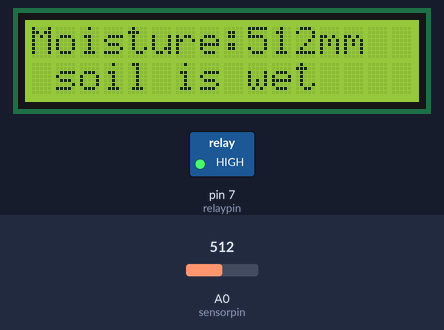
The sketch below on a simulated Arduino Uno, built with avr-gcc and run on an emulated ATmega328P. Parts: 16×2 character LCD, switched loads named in the sketch (green lamp = pin HIGH). The test bench sets the inputs (shaded band); at power-on: A0 (sensorpin) = 512.

Above: at 6.2 s.
6.3 s: A0 (sensorpin) set to 685
At 7.4 s:
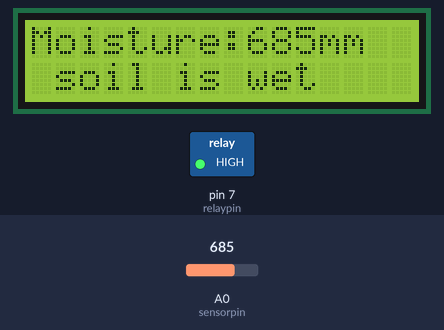
9.0 s: A0 (sensorpin) set to 717
At 9.9 s:
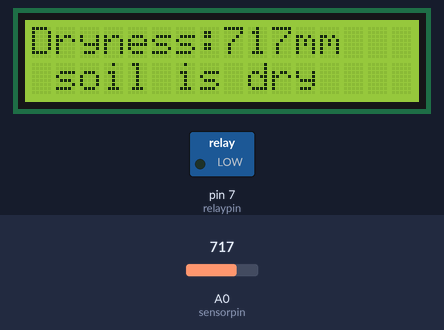
11.7 s: A0 (sensorpin) set to 690
At 13.7 s:
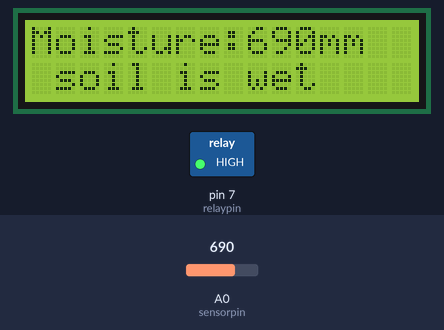
Timing chart, 0 to 15.2 s (numbered marks = the images above; inputs shaded):
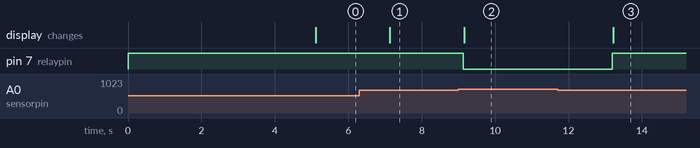

The sketch:

irrigation_system.ino
```cpp
#include <Wire.h>
#include <LiquidCrystal_I2C.h>

LiquidCrystal_I2C lcd(0x27, 16, 2);

int sensorpin = A0;
int relaypin = 7;
int threshold=700;

void setup() {
  pinMode(sensorpin,INPUT);
  pinMode(relaypin,OUTPUT);
  digitalWrite(relaypin,HIGH);


  lcd.init();
  lcd.backlight();
  lcd.setCursor(0,0);
  lcd.print("HydroSmartSystem");
  delay(5000);
lcd.clear();
}

void loop() {
int sensorvalue=analogRead(sensorpin);

if(sensorvalue<threshold){
  digitalWrite(relaypin,HIGH);
  lcd.setCursor(0,0);
  lcd.print("Moisture:");
  lcd.print(sensorvalue);
  lcd.print("mm  ");
  lcd.setCursor(1,1);
  lcd.print("soil is wet");
  delay(2000);

}else{
  digitalWrite(relaypin,LOW);
  lcd.setCursor(0,0);
  lcd.print("Dryness:");
  lcd.print(sensorvalue);
  lcd.print("mm   ");
  lcd.setCursor(1,1);
  lcd.print("soil is dry");
  delay(2000);
}
}
 
```

Measured:
- the behaviour switches between 699 and 700 on A0 (sensorpin) (found by bisection; images 1 and 2)
- after the input at 6.3 s, the display: changes after 0.84 s (image 1)
- after the input at 9.0 s, pin 7 (relaypin): HIGH → LOW after 0.14 s; the display: changes after 0.16 s (image 2)
- after the input at 11.7 s, pin 7 (relaypin): LOW → HIGH after 1.5 s; the display: changes after 1.5 s (image 3)
